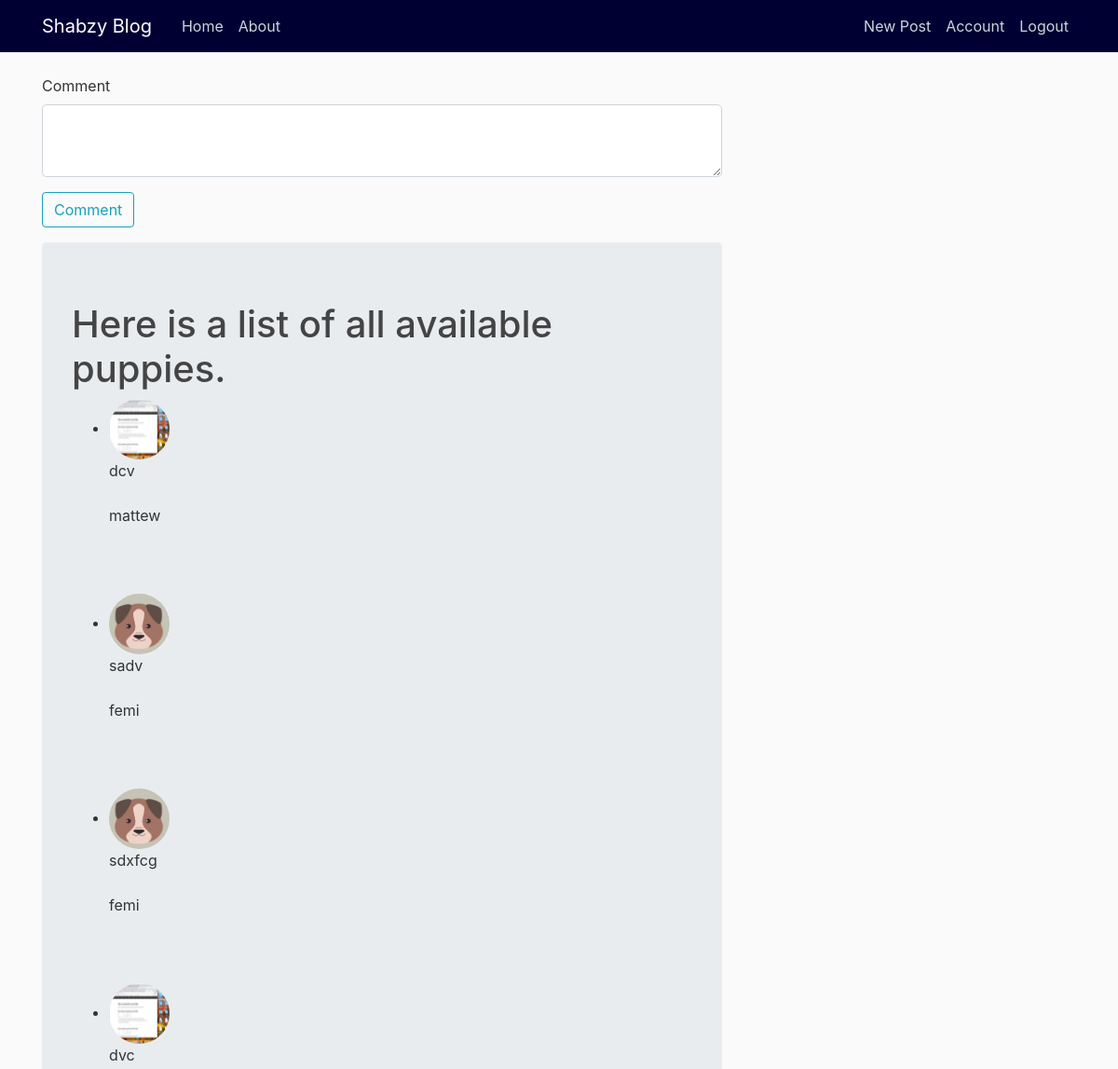
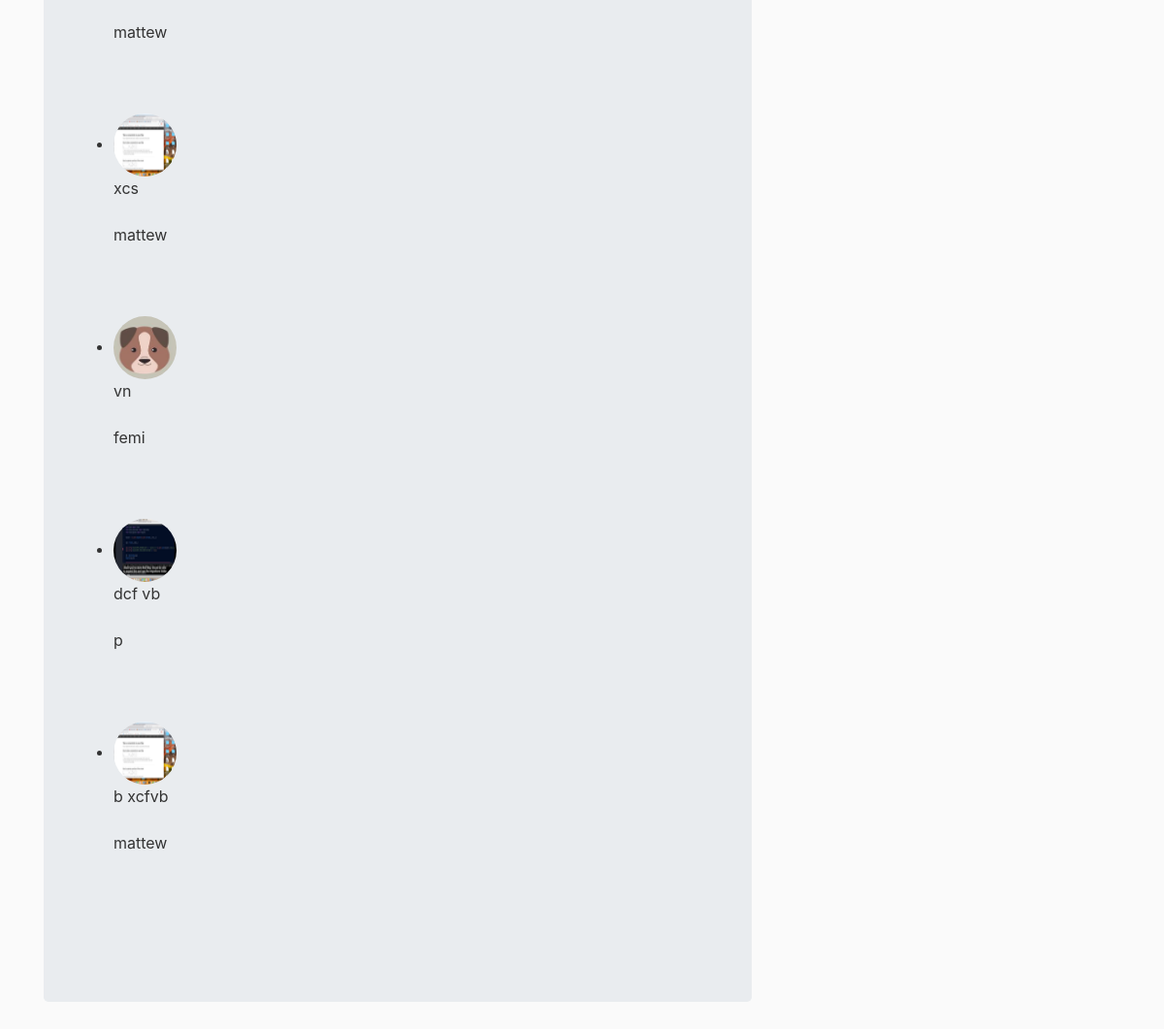
The app's page /post/1/comment (signed in) with its own data (2 pictures, top to bottom).
### puppycompanyblog/models.py (models this page shows, shortened)
class Comment(db.Model):
    id = db.Column(db.Integer,primary_key = True)
    post_id = db.Column(db.Integer,db.ForeignKey('posts.id'),nullable=False)
    user_id = db.Column(db.Integer,db.ForeignKey('users.id'),nullable=False)
    date = db.Column(db.DateTime,nullable=False,default=datetime.utcnow)
    text = db.Column(db.Text,nullable=False)

class User(db.Model,UserMixin):
    __tablename__ = 'users'
    id = db.Column(db.Integer,primary_key = True)
    profile_image = db.Column(db.String(64),nullable=False,default='default_profile.png')
    email = db.Column(db.String(64),unique=True,index=True)
    username = db.Column(db.String(64),unique=True,index=True)
    password_hash = db.Column(db.String(128))
    posts = db.relationship('BlogPost',backref='author',lazy=True)
    comments = db.relationship('Comment',backref='author',lazy=True)

### puppycompanyblog/comment/views.py (the view)
@come.route("/post/<int:post_id>/comment", methods=["GET", "POST"])
@login_required
def comment_post(post_id):
    post = BlogPost.query.get_or_404(post_id)
    imm = Comment.query.filter_by(post_id=post.id)
    form = CommentForm()
    if form.validate_on_submit():
        comment = Comment(text=form.text.data, post_id=post.id, user_id=current_user.id)
        db.session.add(comment)
        db.session.commit()
        flash("Your comment has been added to the post", "success")
        return redirect(url_for("come.comment_post", post_id=post.id))
    return render_template("comment.html", form=form, post_id=post_id,imm=imm,post=post)

### puppycompanyblog/comment/forms.py
class CommentForm(FlaskForm):
    text = TextAreaField('Comment', validators=[DataRequired(message='plesase input data')])
    submit = SubmitField('Comment')

### puppycompanyblog/models.py (called while the page is built)
@login_manager.user_loader
def load_user(user_id):
    return User.query.get(user_id)

### puppycompanyblog/templates/comment.html (shortened to what this page needs)
{% extends "base.html" %}
{% block content %}
<form class="form-group" method="POST">
   <div class="form-group">
   {{ form.text.label(class="form-control-label") }}
   {{ form.text(class="form-control form-control-lg") }}
   </div>
   <div class="form-group">
       {{ form.submit(class="btn btn-outline-info") }}
   </div>
</form>
<div class="jumbotron">
  <h1>Here is a list of all available puppies.</h1>
  <ul>
  {% for am in imm %}
  <li>
   <img class="rounded-circle article-img" src="{{ url_for('static', filename='profile_pics/' + am.author.profile_image) }}">
  </li>
  {{am.text}}
  <br>
  <br>
  {{am.author.username}}
  <br>
  <br>
  <br>
  <br>
  {% endfor %}
  </ul>
</div>
{% endblock %}

### puppycompanyblog/templates/base.html (shortened to what this page needs)
<!DOCTYPE html>
<html>
<head>
    <link rel="stylesheet" href="https://maxcdn.bootstrapcdn.com/bootstrap/4.0.0/css/bootstrap.min.css">
    <link rel="stylesheet" type="text/css" href="{{ url_for('static', filename='main.css') }}">
</head>
<body>
    <header class="site-header">
      <nav class="navbar navbar-expand-md navbar-dark bg-steel fixed-top">
        <div class="container">
          <a class="navbar-brand mr-4" href="{{ url_for('core.index') }}">Shabzy Blog</a>
          <div class="collapse navbar-collapse" id="navbarToggle">
            <div class="navbar-nav mr-auto">
              <a class="nav-item nav-link" href="{{ url_for('core.index') }}">Home</a>
              <a class="nav-item nav-link" href="{{ url_for('core.info') }}">About</a>
            </div>
            <div class="navbar-nav">
              {% if current_user.is_authenticated %}
                <a class="nav-item nav-link" href="{{ url_for('blog_posts.create_post') }}">New Post</a>
                <a class="nav-item nav-link" href="{{ url_for('users.account') }}">Account</a>
                <a class="nav-item nav-link" href="{{ url_for('users.logout') }}">Logout</a>
              {% else %}
                <a class="nav-item nav-link" href="{{ url_for('users.login') }}">Login</a>
                <a class="nav-item nav-link" href="{{ url_for('users.register') }}">Register</a>
              {% endif %}
            </div>
          </div>
        </div>
      </nav>
    </header>
    <main role="main" class="container">
      <div class="row">
        <div class="col-md-8">
          {% block content %}{% endblock %}
        </div>
      </div>
    </main>
</body>
</html>

### puppycompanyblog/static/main.css (style rules this page uses)
body { background: #fafafa; color: #333333; margin-top: 5rem; }
h1, h2, h3, h4, h5, h6 { color: #444444; }
.bg-steel { background-color: hsl(240, 100%, 10%); }
.site-header .navbar-nav .nav-link { color: #cbd5db; }
.article-img { height: 65px; width: 65px; margin-right: 16px; }

### records on screen
Comment: profile_image (picture), text "dcv", author.username "mattew"
Comment: profile_image (placeholder picture), text "sadv", author.username "femi"
Comment: profile_image (placeholder picture), text "sdxfcg", author.username "femi"
Comment: profile_image (picture), text "dvc", author.username "mattew"
Comment: profile_image (picture), text "xcs", author.username "mattew"
Comment: profile_image (placeholder picture), text "vn", author.username "femi"
Comment: profile_image (picture), text "dcf vb", author.username "p"
Comment: profile_image (picture), text "b xcfvb", author.username "mattew"
